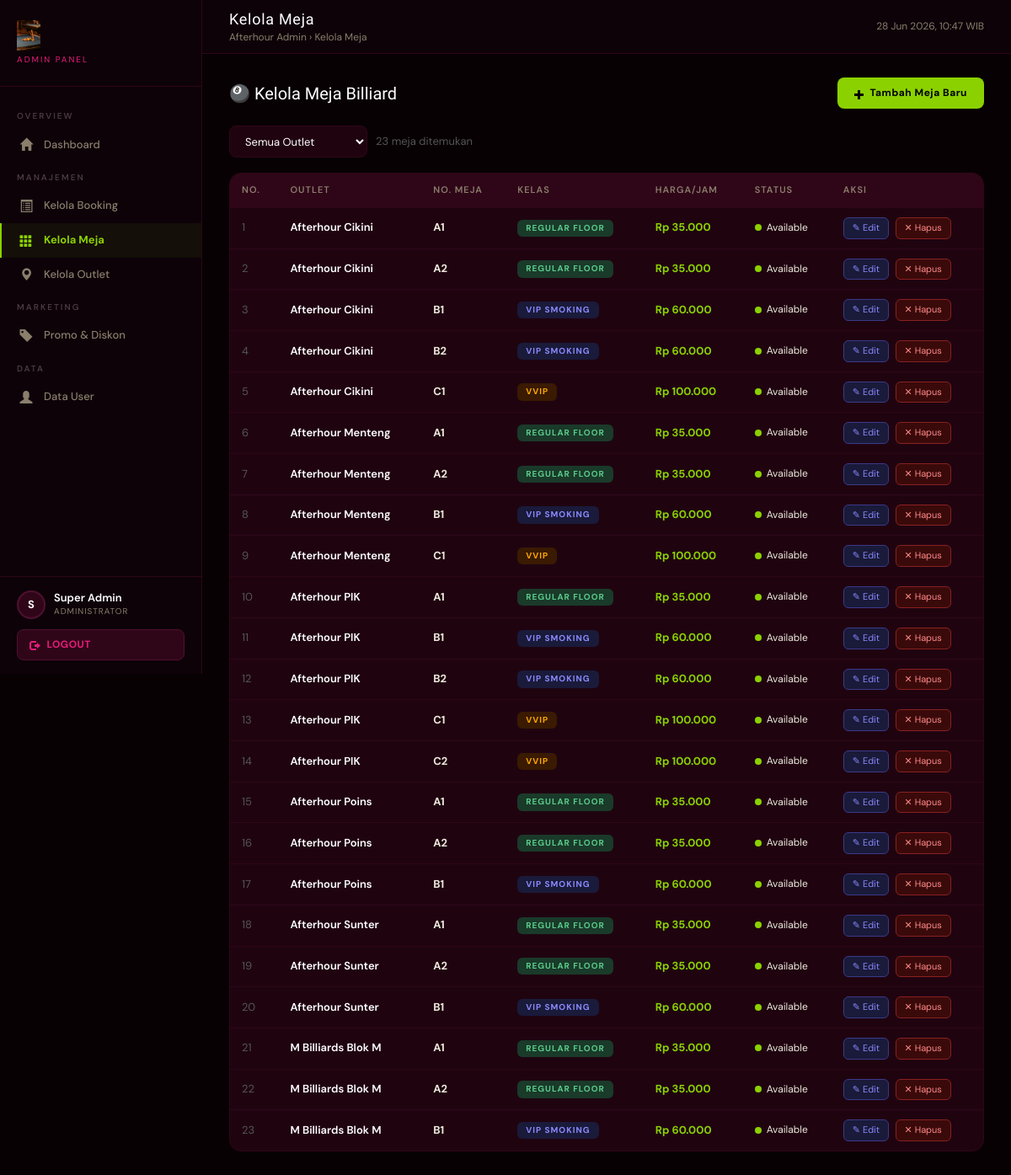
Page /dashboardadmin.php?p=mejalist (signed in) on the committed database.
### tables this page shows
CREATE TABLE IF NOT EXISTS billiard_tables (
    table_id        INT PRIMARY KEY AUTO_INCREMENT,
    outlet_id       INT NOT NULL,
    table_number    VARCHAR(10) NOT NULL,
    class_type      ENUM('Regular Floor','VIP Smoking','VVIP') NOT NULL,
    price_per_hour  DECIMAL(10,2) NOT NULL,
    status          ENUM('Available','Booked','Maintenance') DEFAULT 'Available',
    FOREIGN KEY (outlet_id) REFERENCES outlets(outlet_id) ON DELETE CASCADE
);

CREATE TABLE IF NOT EXISTS outlets (
    outlet_id   INT PRIMARY KEY AUTO_INCREMENT,
    outlet_name VARCHAR(100) NOT NULL,
    location    VARCHAR(200) NOT NULL,
    manager_id  INT NULL,
    FOREIGN KEY (manager_id) REFERENCES users(userid) ON DELETE SET NULL
);

### class/class.Connection.php (called while the page is built, shortened)
<?php
class Connection
{
    public function __construct()
    {
        $this->connection = mysqli_connect("localhost", "root", "", "afterhour_db");
    }
}
?>

### class/class.BilliardTable.php (called while the page is built, shortened)
<?php
require_once(__DIR__ . '/class.Connection.php');
class BilliardTable extends Connection
{
    public function __get($a)   { if (property_exists($this,$a)) return $this->$a; }
    public function SelectAllTables()
    {
        $sql = "SELECT bt.*, o.outlet_name FROM billiard_tables bt
                INNER JOIN outlets o ON o.outlet_id = bt.outlet_id
                ORDER BY o.outlet_name, bt.table_number ASC";
        $res = mysqli_query($this->connection,$sql);
        $arr = [];
        while ($d = mysqli_fetch_assoc($res)) {
            $o = new BilliardTable();
            $o->table_id       = $d['table_id'];
            $o->outlet_id      = $d['outlet_id'];
            $o->table_number   = $d['table_number'];
            $o->class_type     = $d['class_type'];
            $o->price_per_hour = $d['price_per_hour'];
            $o->status         = $d['status'];
            $arr[] = $o;
        }
        return $arr;
    }
}
?>

### class/class.Outlet.php (called while the page is built, shortened)
<?php
require_once(__DIR__ . '/class.Connection.php');
class Outlet extends Connection
{
    public function __get($a)   { if (property_exists($this,$a)) return $this->$a; }
    public function SelectAllOutlet()
    {
        $sql = "SELECT o.*, u.name as manager_name FROM outlets o
                LEFT JOIN users u ON u.userid = o.manager_id
                ORDER BY o.outlet_name ASC";
        $res = mysqli_query($this->connection, $sql);
        $arr = [];
        while ($d = mysqli_fetch_assoc($res)) {
            $o = new Outlet();
            $o->outlet_id   = $d['outlet_id'];
            $o->outlet_name = $d['outlet_name'];
            $o->location    = $d['location'];
            $o->manager_id  = $d['manager_id'];
            $arr[] = $o;
        }
        return $arr;
    }
}
?>

### pages/mejalist.php (the view, shortened to what this page needs)
<?php
require_once(__DIR__.'/../class/class.BilliardTable.php');
require_once(__DIR__.'/../class/class.Outlet.php');
$objTable  = new BilliardTable();
$objOutlet = new Outlet();
$arrOutlet = $objOutlet->SelectAllOutlet();
$filterOutlet = isset($_GET['outlet']) ? (int)$_GET['outlet'] : 0;
$allTables    = $filterOutlet ? $objTable->SelectAllTablesByOutlet($filterOutlet) : $objTable->SelectAllTables();
?>
<div class="ml-header">
    <h3>🎱 Kelola Meja Billiard</h3>
    <button class="btn-add-primary" data-toggle="modal" data-target="#modalAdd">
        <span class="glyphicon glyphicon-plus"></span> Tambah Meja Baru
    </button>
</div>
<div class="filter-bar">
    <select onchange="window.location='dashboardadmin.php?p=mejalist&outlet='+this.value">
        <option value="0" <?= !$filterOutlet ? 'selected' : '' ?>>Semua Outlet</option>
    </select>
    <span style="color:#555;font-size:13px"><?= count($allTables) ?> meja ditemukan</span>
</div>
<div class="table-wrap">
    <table class="table table-hover" style="margin:0">
        <thead>
            <tr>
                <th>No.</th>
                <th>Outlet</th>
                <th>No. Meja</th>
                <th>Kelas</th>
                <th>Harga/Jam</th>
                <th>Status</th>
                <th>Aksi</th>
            </tr>
        </thead>
        <tbody>
            <?php if (empty($allTables)): ?>
            <tr><td colspan="7" style="text-align:center;color:#555;padding:40px">Belum ada meja terdaftar.</td></tr>
            <?php else: $no=1; foreach ($allTables as $t): ?>
            <tr>
                <td style="color:#555"><?= $no++ ?></td>
                <td style="color:#fff;font-weight:600">
                    <?php
                    foreach ($arrOutlet as $ol) {
                        if ($ol->outlet_id == $t->outlet_id) { echo htmlspecialchars($ol->outlet_name); break; }
                    }
                    ?>
                </td>
                <td><strong><?= htmlspecialchars($t->table_number) ?></strong></td>
                <td>
                    <?php
                    $cc = $t->class_type == 'Regular Floor' ? 'chip-regular' : ($t->class_type == 'VIP Smoking' ? 'chip-vip' : 'chip-vvip');
                    ?>
                    <span class="class-chip <?= $cc ?>"><?= htmlspecialchars($t->class_type) ?></span>
                </td>
                <td style="color:#8bd100;font-weight:700">Rp <?= number_format($t->price_per_hour,0,',','.') ?></td>
                <td>
                    <?php
                    $dc = $t->status == 'Available' ? 'dot-available' : ($t->status == 'Booked' ? 'dot-booked' : 'dot-maintenance');
                    ?>
                    <span class="status-dot"><span class="dot <?= $dc ?>"></span><?= htmlspecialchars($t->status) ?></span>
                </td>
                <td>
                    <a class="btn-action btn-edit" href="#"
                       onclick="openEdit(<?= $t->table_id ?>, '<?= htmlspecialchars($t->class_type) ?>', <?= $t->price_per_hour ?>, '<?= $t->status ?>'); return false;">
                       ✎ Edit
                    </a>
                    <a class="btn-action btn-del"
                       href="dashboardadmin.php?p=mejalist&action=delete&id=<?= $t->table_id ?>"
                       onclick="return confirm('Hapus meja ini? Pastikan tidak ada booking aktif.')">
                       ✕ Hapus
                    </a>
                </td>
            </tr>
            <?php endforeach; endif; ?>
        </tbody>
    </table>
</div>

### dashboardadmin.php (style rules this page uses)
* { box-sizing:border-box }
body { background:#070103;font-family:'DM Sans',sans-serif;margin:0;padding:0;color:#EDE8DC }

### pages/mejalist.php (style rules this page uses)
.ml-header { display:flex;justify-content:space-between;align-items:center;margin-bottom:20px;flex-wrap:wrap;gap:12px }
.ml-header h3 { font-family:'Boldonse',sans-serif!important;font-size:20px!important;color:#fff;margin:0 }
.btn-add-primary { background:#8bd100;color:#000;font-weight:700;font-size:12px;padding:10px 20px;border-radius:8px;border:none;cursor:pointer;letter-spacing:0.5px;transition:all 0.2s;display:inline-flex;align-items:center;gap:6px }
.filter-bar { display:flex;gap:10px;margin-bottom:18px;align-items:center;flex-wrap:wrap }
.filter-bar select,.filter-bar a { background:#1f0410;border:1px solid #2f0618;color:#fff;padding:8px 14px;border-radius:8px;font-size:13px;text-decoration:none;cursor:pointer;transition:border-color 0.2s }
.filter-bar select { height:38px }
.table-wrap { background:#1f0410;border:1px solid #2f0618;border-radius:14px;overflow:hidden;margin-bottom:20px }
.table-wrap .table>thead>tr>th { background:#2f0618;color:#8A7E6C;font-size:11px;letter-spacing:1px;text-transform:uppercase;border:none;padding:12px 14px;font-family:'DM Sans',sans-serif;font-weight:600 }
.table-wrap .table>tbody>tr>td { border-color:#2f0618;color:#EDE8DC;padding:11px 14px;font-size:13px;vertical-align:middle }
.status-dot { display:inline-flex;align-items:center;gap:6px;font-size:12px }
.dot { width:8px;height:8px;border-radius:50%;display:inline-block }
.dot-available { background:#8bd100 }
.class-chip { display:inline-block;padding:3px 10px;border-radius:6px;font-size:10px;font-weight:700;letter-spacing:1px;text-transform:uppercase }
.chip-regular { background:#1a3a2a;color:#5acc8a }
.chip-vip { background:#1a1a3a;color:#8a8aff }
.chip-vvip { background:#3a1a00;color:#ffaa00 }
.btn-action { font-size:11px;padding:4px 10px;border-radius:6px;cursor:pointer;text-decoration:none;transition:all 0.2s;display:inline-block;border:1px solid }
.btn-edit { background:#1a1a3a;border-color:#3a3a8a;color:#8a8aff }
.btn-del { background:#3a0a0a;border-color:#8a2020;color:#ff8888;margin-left:4px }

### rows in the picture
billiard_tables: table_number "A1", class_type "REGULAR FLOOR", price_per_hour "35.000", status "Available"
outlets: outlet_name "Afterhour Cikini"
billiard_tables: table_number "A2", class_type "REGULAR FLOOR", price_per_hour "35.000", status "Available"
billiard_tables: table_number "B1", class_type "VIP SMOKING", price_per_hour "60.000", status "Available"
billiard_tables: table_number "B2", class_type "VIP SMOKING", price_per_hour "60.000", status "Available"
billiard_tables: table_number "C1", class_type "VVIP", price_per_hour "100.000", status "Available"
billiard_tables: table_number "A1", class_type "REGULAR FLOOR", price_per_hour "35.000", status "Available"
outlets: outlet_name "Afterhour Menteng"
billiard_tables: table_number "A2", class_type "REGULAR FLOOR", price_per_hour "35.000", status "Available"
billiard_tables: table_number "B1", class_type "VIP SMOKING", price_per_hour "60.000", status "Available"
billiard_tables: table_number "C1", class_type "VVIP", price_per_hour "100.000", status "Available"
billiard_tables: table_number "A1", class_type "REGULAR FLOOR", price_per_hour "35.000", status "Available"
outlets: outlet_name "Afterhour PIK"
billiard_tables: table_number "B1", class_type "VIP SMOKING", price_per_hour "60.000", status "Available"
billiard_tables: table_number "B2", class_type "VIP SMOKING", price_per_hour "60.000", status "Available"
billiard_tables: table_number "C1", class_type "VVIP", price_per_hour "100.000", status "Available"
billiard_tables: table_number "C2", class_type "VVIP", price_per_hour "100.000", status "Available"
billiard_tables: table_number "A1", class_type "REGULAR FLOOR", price_per_hour "35.000", status "Available"
outlets: outlet_name "Afterhour Poins"
billiard_tables: table_number "A2", class_type "REGULAR FLOOR", price_per_hour "35.000", status "Available"
billiard_tables: table_number "B1", class_type "VIP SMOKING", price_per_hour "60.000", status "Available"
billiard_tables: table_number "A1", class_type "REGULAR FLOOR", price_per_hour "35.000", status "Available"
outlets: outlet_name "Afterhour Sunter"
billiard_tables: table_number "A2", class_type "REGULAR FLOOR", price_per_hour "35.000", status "Available"
billiard_tables: table_number "B1", class_type "VIP SMOKING", price_per_hour "60.000", status "Available"
billiard_tables: table_number "A1", class_type "REGULAR FLOOR", price_per_hour "35.000", status "Available"
outlets: outlet_name "M Billiards Blok M"
billiard_tables: table_number "A2", class_type "REGULAR FLOOR", price_per_hour "35.000", status "Available"
billiard_tables: table_number "B1", class_type "VIP SMOKING", price_per_hour "60.000", status "Available"

### other values in the picture
substr($_SESSION['name'],0,1) "S"
$_SESSION['name'] "Super Admin"
$titles[$p] "Kelola Meja"
count($allTables) "23"
